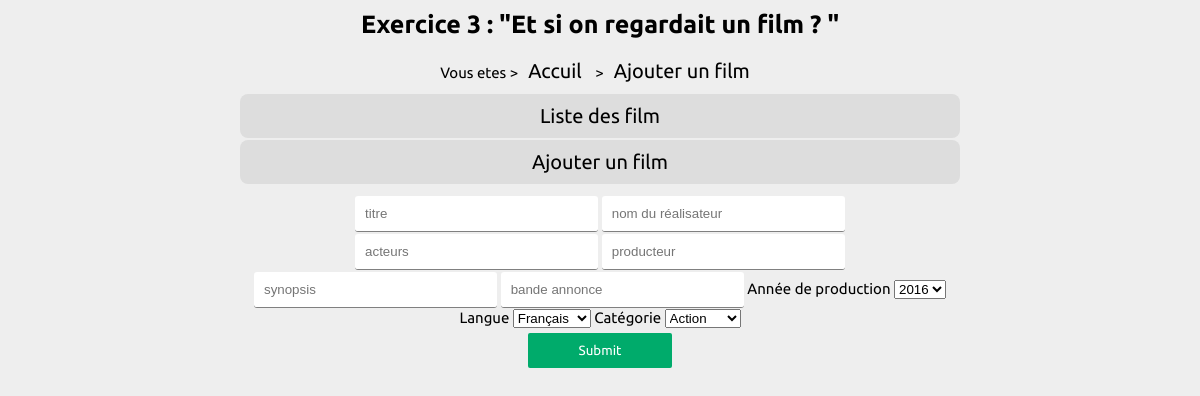
/?page=3, run on the app's committed database.
### tables this page shows
CREATE TABLE `pages` (
  `pa_id` int(11) NOT NULL,
  `pa_title` varchar(255) NOT NULL,
  `pa_keywords` varchar(255) NOT NULL,
  `pa_description` varchar(255) NOT NULL,
  `pa_content` varchar(50) NOT NULL,
  `pa_parent_id` int(11) NOT NULL DEFAULT '1'
);

### inc/functions.inc.php (the view, shortened to what this page needs)
<?php
require_once('init.inc.php');
	function displayPath($idPage){
		global $connection;
		$chemin_complet = "";
		if($idPage != 0){
			$sql = "SELECT pa_parent_id, pa_title FROM pages WHERE pa_id = ? ";
			$req = $connection->prepare($sql);
			$req->execute(array($idPage));
			$datas = $req->fetch(PDO::FETCH_OBJ);
			$chemin_page_en_cours = " ><a href='?page=".$idPage."'>".$datas->pa_title."</a>";
			$chemin_complet = displayPath($datas->pa_parent_id).$chemin_page_en_cours;
		}
		return $chemin_complet;
	}
	function displayMenu($idPage){
		global $connection;
		$sql = "SELECT pa_id, pa_title FROM pages WHERE pa_parent_id = ? ";
		$req = $connection->prepare($sql);
		$req->execute(array($idPage));
		$html = "";
		if($req->rowCount()>0){
			$html = "<ul>";
			while($datas = $req->fetch(PDO::FETCH_OBJ)){
				$html .= "<li><a href='?page=".$datas->pa_id."'>".$datas->pa_title."</a></li>";
			}
			$html .= "</ul>";
		}
		return $html;
	}
?>

### css/style.css (style rules this page uses)
* { margin: 0; padding: 0; }
html { font-size: 62.5%; }
body { width: 100%; font-family: 'Ubuntu', sans-serif; font-size: 1.5rem; text-align: center; background-color: #eee; }
ul { margin:0 auto; text-align:center; overflow: hidden; }
li { width:60%; display:inline-block; text-align:center; margin: .1rem auto; padding: 1rem 0; background-color:#ddd ; border-radius: 8px; }
a { text-decoration: none; text-align: center; font-size: 2rem; color:black; margin:1rem; }

### data on the page
pages: pa_title "Accuil"
pages: pa_title "Ajouter un film"
pages: pa_title "Liste des film"

### other printed values
form field year "2016"
